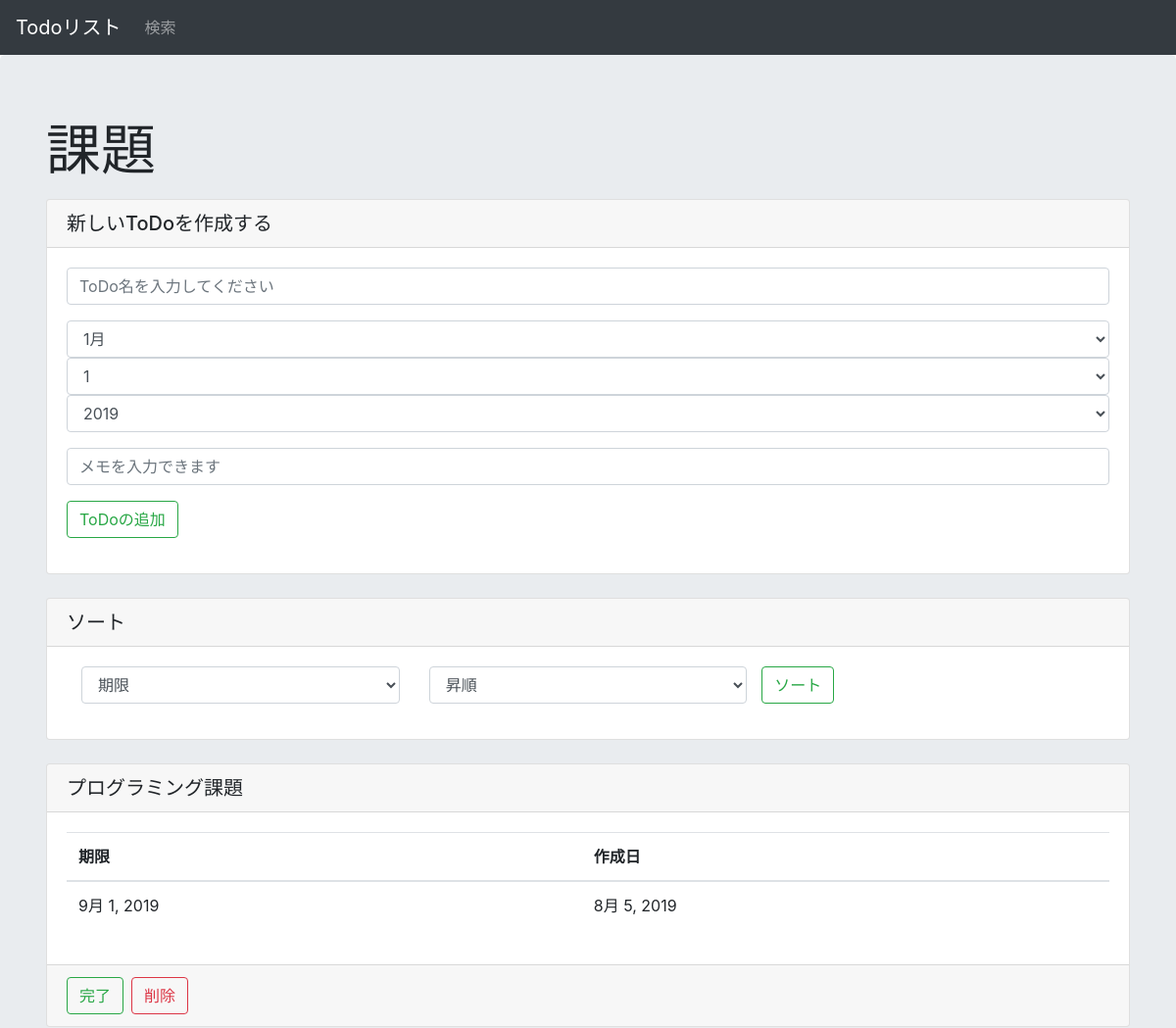
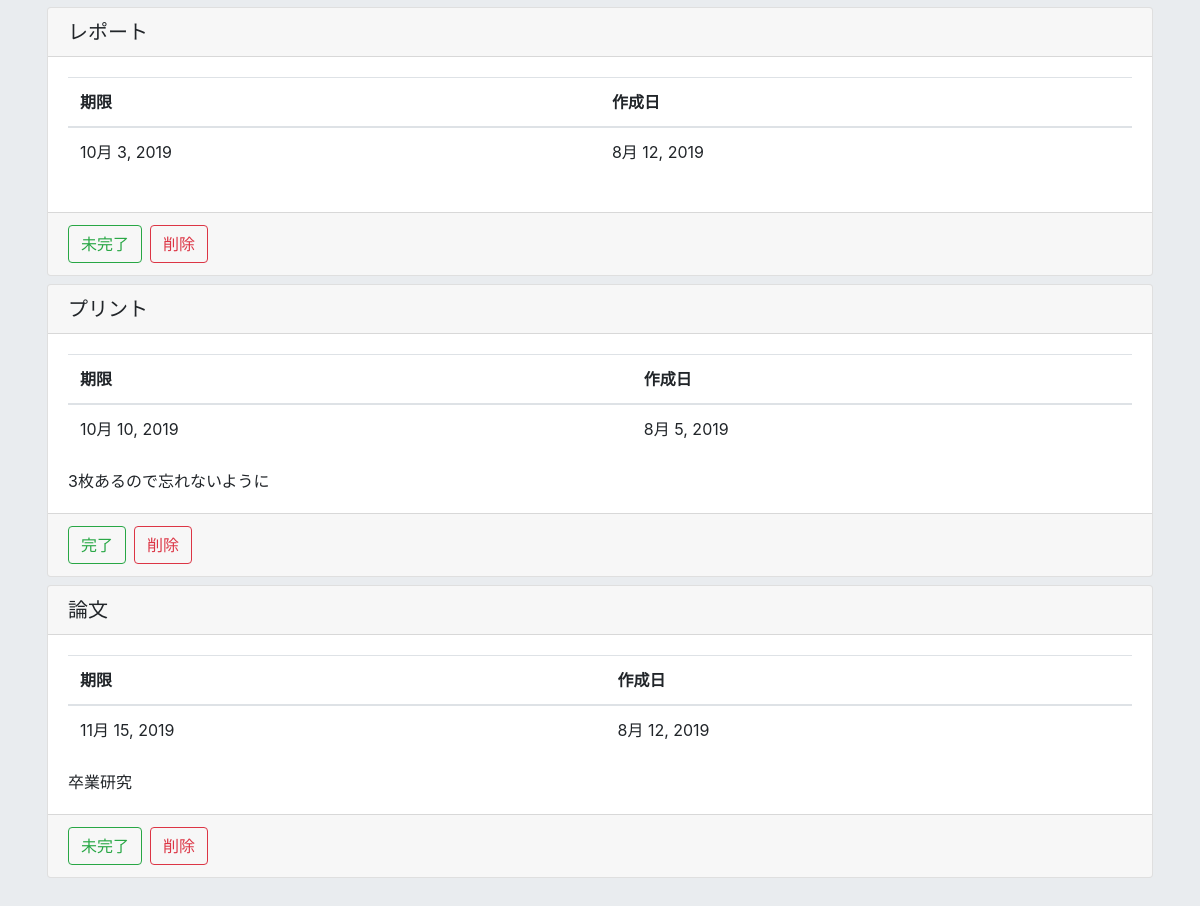
The page /list/20 on the database as committed earlier (2 pictures, top to bottom).
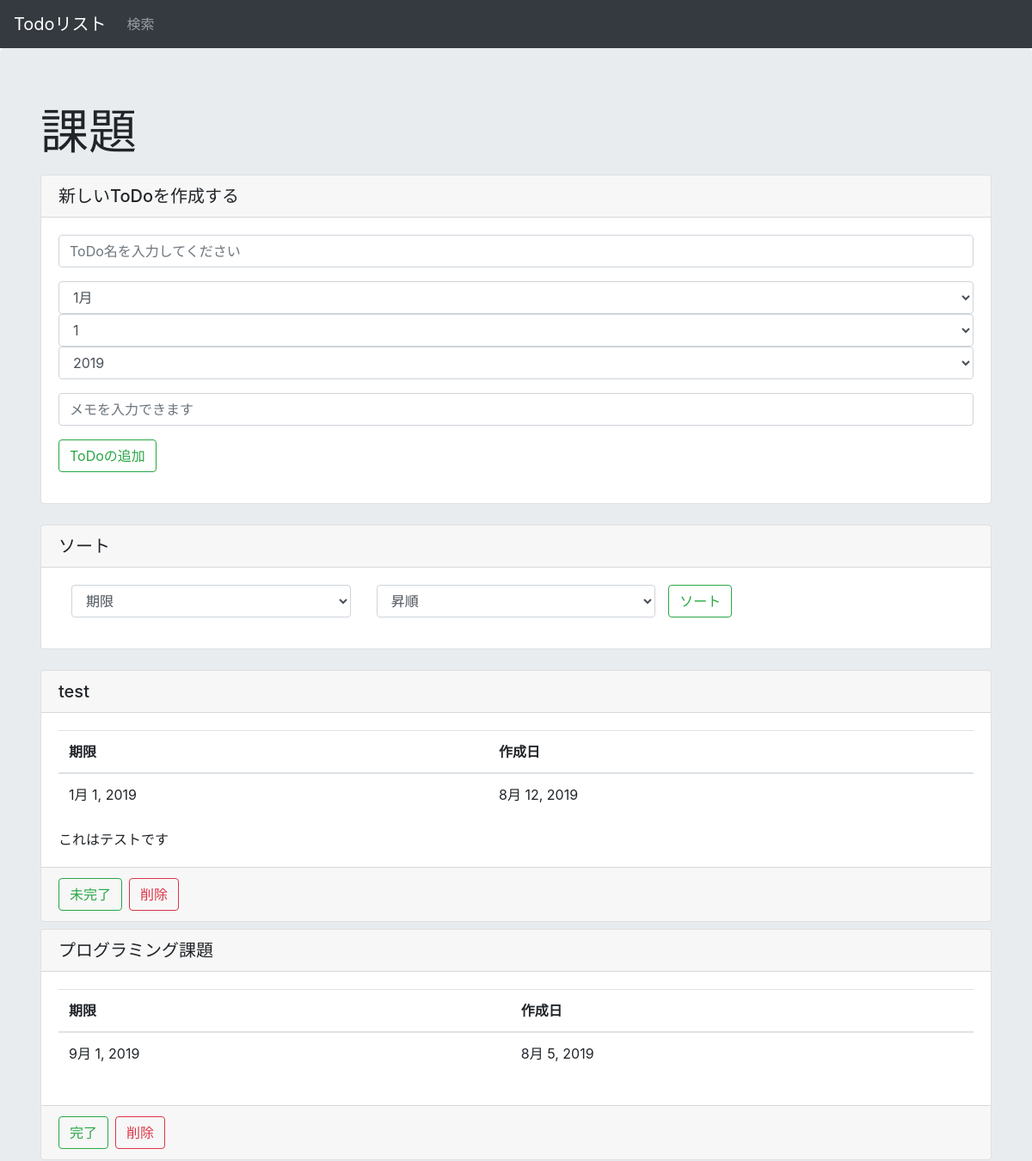
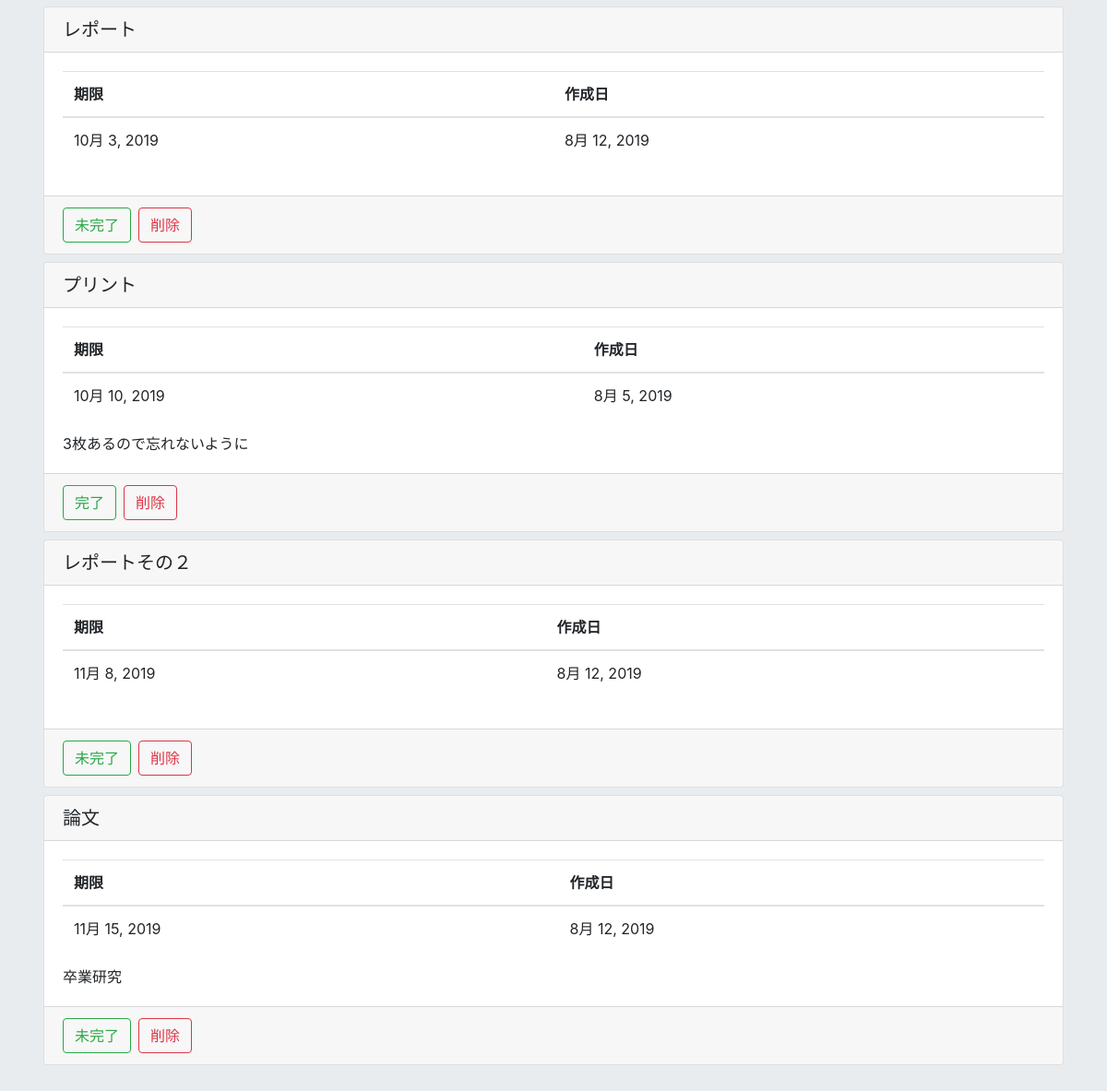
The same page on the database as committed later (2 pictures, top to bottom).
### todo/models.py (models this page shows)
class Task(models.Model):
    title = models.CharField(max_length=200)
    text = models.TextField()
    create_date = models.DateField(default=timezone.now)
    deadline_date = models.DateField(blank=True, null=True)
    completed = models.BooleanField(default=False)
    list = models.ForeignKey(List, on_delete=models.CASCADE)

### todo/views.py (the view, shortened to what this page needs)
# urls.py: path('list/<int:list_id>', views.list, name="list"),
def list(request, list_id):
    listdata = List.objects.get(id=list_id)
    taskdata = Task.objects.filter(list=listdata)
    status = False  #Trueならば「新しいToDoが作成されました」の表示
    for t in taskdata:
        if 'status_' + str(t.id) in request.POST:
            if t.completed:
                t.completed = False
            elif not t.completed:
                t.completed = True
            t.save()
            break
        elif 'delete_' + str(t.id) in request.POST:
            t.delete()
            taskdata = Task.objects.filter(list=listdata)
            break
    form = TaskForm(request.POST or None)
    sort_target = 'deadline_date'
    order_sort_target = 'deadline_date'
    sort = 'ascending'
    taskdata = Task.objects.filter(list=listdata).order_by(order_sort_target)#タスクの追加や削除、変更の反映の為にもう一度代入
    params = {
        'id': list_id,
        'listdata': listdata,
        'taskdata': taskdata,
        'form': form,
        'status': status,
        'sort_target': sort_target,
        'sort': sort,
    }
    return render(request, 'todo/list.html', params)

### todo/forms.py
class TaskForm(forms.Form):
    title = forms.CharField(max_length=100, label='', widget=forms.TextInput(attrs={'class':'form-control','placeholder': 'ToDo名を入力してください'}))
    deadline_date = forms.DateField(label='', widget=forms.SelectDateWidget(attrs={'class':'form-control', 'type':'date'}))
    text = forms.CharField(max_length=1000, required=False, label='', widget=forms.TextInput(attrs={'class':'form-control','placeholder': 'メモを入力できます'}))

### todo/templates/todo/list.html (shortened to what the changed rows need)
{% extends "todo/base.html" %}
{% block content %}
<div class="jumbotron">
    <div class="container">
        {% if not taskdata %}
            <div class="alert alert-danger" role="alert">登録されたToDoはございません</div>
        {% else %}
            {% for i in taskdata %}
            <div class="card mb-2">
                <h5 class="card-header">{{i.title}}</h5>
                <div class="card-body">
                <table class="table">
                    <thead>
                        <tr>
                            <th>期限</th>
                            <th>作成日</th>
                        </tr>
                    </thead>
                    <tbody>
                        <tr>
                            <td>{{i.deadline_date}}</td>
                            <td>{{i.create_date}}</td>
                        </tr>
                </table>
                <p class="card-text">{{i.text}}</p>
                </div>
                <div class="card-footer">
                    <div class="container">
                        <div class="row">
                            <form method="post" class="mr-2">
                                <button class="btn btn-outline-success my-2 my-sm-0" type="submit" name="status_{{i.id}}">
                                    {% if i.completed %}
                                        完了
                                    {% else %}
                                        未完了
                                    {% endif %}
                                </button>
                            </form>
                            <button type="button" class="btn btn-outline-danger my-2 my-sm-0 " data-toggle="modal" data-target="#deleteModal_{{i.id}}">
                            削除
                            </button>
                        </div>
                    </div>
                </div>
            </div>
            {% endfor %}
        {% endif %}
    </div>
</div>
{% endblock %}

Rows that differ between the two databases and show on the page:
added Task: title "test", deadline_date "1月 1, 2019", create_date "8月 12, 2019", text "これはテストです", completed "未完了"
added Task: title "レポートその２", deadline_date "11月 8, 2019", create_date "8月 12, 2019", completed "未完了"
